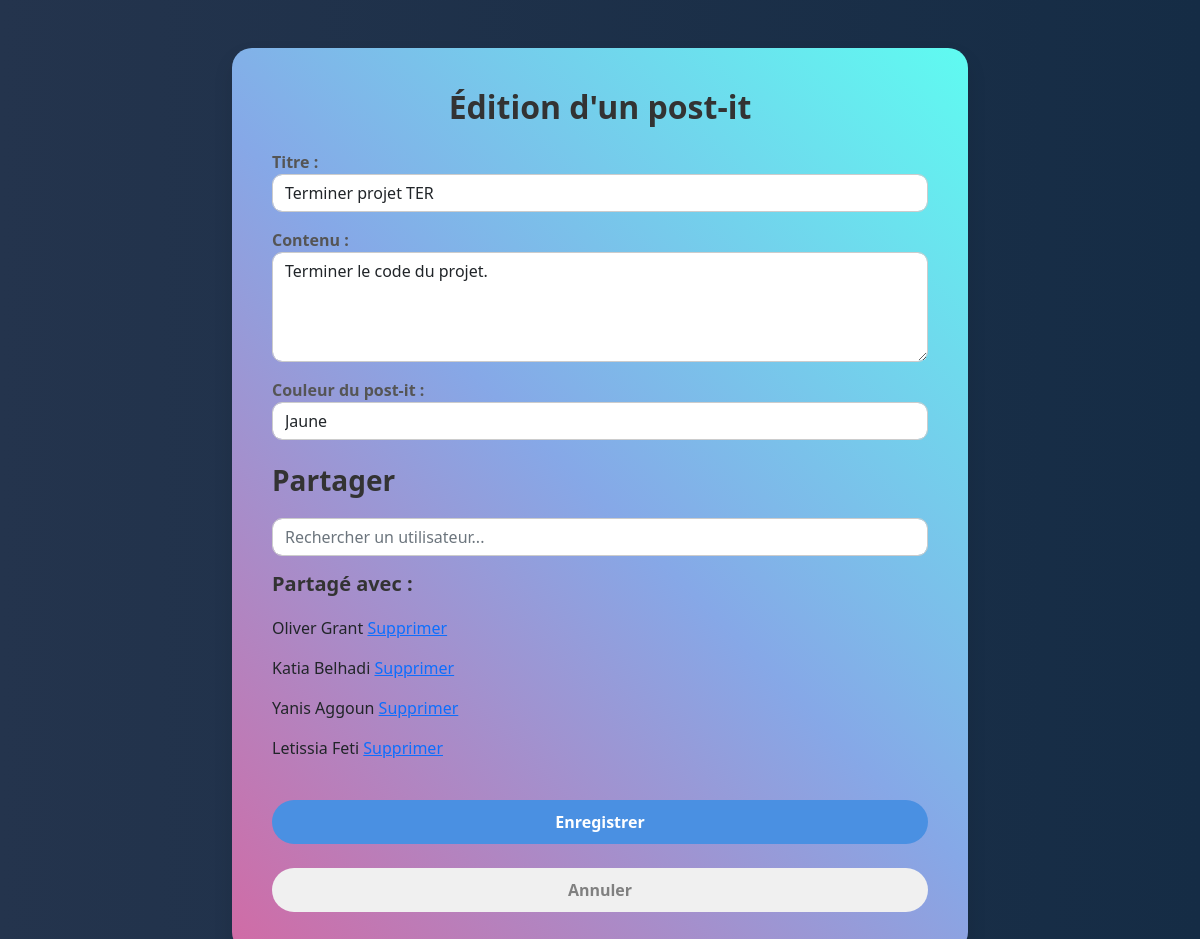
The page /creation_edition/create_postit.php?id=24 (signed in) on the database as committed earlier.
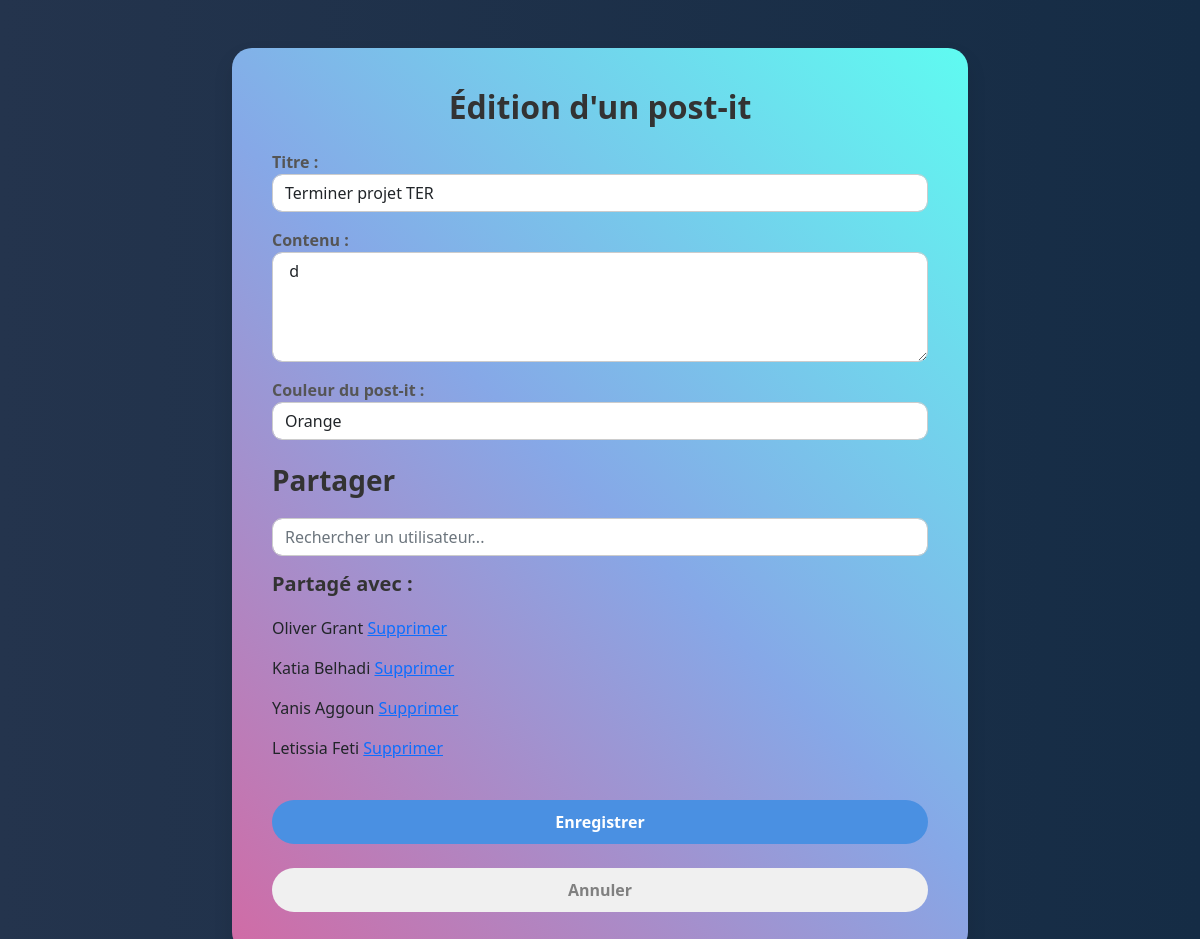
The same page on the database as committed later.
### tables this page shows
CREATE TABLE IF NOT EXISTS `post_it` (
  `id_post_it` int(11) NOT NULL AUTO_INCREMENT,
  `id_proprietaire` int(11) NOT NULL,
  `titre` varchar(150) NOT NULL,
  `contenu` varchar(250) NOT NULL,
  `date_creation` datetime NOT NULL,
  `date_modification` datetime DEFAULT NULL,
  `couleur` enum('orange','rouge','vert','bleu','jaune','rose') DEFAULT 'jaune',
  PRIMARY KEY (`id_post_it`),
  KEY `fk_post_it_utilisateur` (`id_proprietaire`)
);

### functions.php (called while the page is built, shortened)
<?php
function ConnexionDB(){
    $bdd = new PDO('mysql:host=127.0.0.1;dbname=app_post_it;charset=utf8', 'root', '');
    return $bdd;
}
function SelectInfoPostit($idPostit, $idUtilisateur) {
    $bdd = ConnexionDB();
    $infoPostit = $bdd->prepare("SELECT DISTINCT post_it.id_post_it, post_it.id_proprietaire,post_it.titre,post_it.contenu,post_it.date_creation,post_it.date_modification, utilisateur.nom, utilisateur.prenom, post_it.couleur FROM post_it JOIN utilisateur ON utilisateur.id_utilisateur = post_it.id_proprietaire LEFT JOIN post_it_partage ON post_it.id_post_it = post_it_partage.id_post_it WHERE post_it.id_post_it = ? AND (post_it.id_proprietaire = ? OR post_it_partage.id_user_partage = ?);
                                ");
    $infoPostit->execute(array($idPostit, $idUtilisateur, $idUtilisateur));
    return $infoPostit->fetch(PDO::FETCH_ASSOC);
}
function SelectUserPostitPartage($idPostit) {
    $bdd = ConnexionDB();
    $UserPartagePostit = $bdd->prepare("SELECT id_utilisateur, prenom, nom, pseudo from post_it_partage join utilisateur on utilisateur.id_utilisateur = post_it_partage.id_user_partage where id_post_it = ?");
    $UserPartagePostit->execute(array($idPostit));
    return $UserPartagePostit->fetchAll(PDO::FETCH_ASSOC);
}
?>

### creation_edition/create_postit.php (the view, shortened to what this page needs)
<?php
require_once("../functions.php");
$idPostit = null;
if (isset($_GET['id'])) {
    $idPostit = intval($_GET['id']);
    $SelectInfoPostit = SelectInfoPostit($idPostit,$_SESSION['idUser']);
    $userPostitPartage = SelectUserPostitPartage($idPostit);
}
if ($idPostit && isset($SelectInfoPostit['couleur'])) {
    $color = $SelectInfoPostit['couleur'];
}
else {
    $color = 'jaune';
}
?>
<!DOCTYPE html>
<html lang="fr">
<head>
    <link href="https://cdn.jsdelivr.net/npm/bootstrap@5.1.3/dist/css/bootstrap.min.css" rel="stylesheet">
    <link rel="stylesheet" href="https://cdnjs.cloudflare.com/ajax/libs/jqueryui/1.12.1/jquery-ui.min.css">
    <link rel="stylesheet" href="styles.css">
</head>
<body">
    <div class="container mt-5">
      <div class="row justify-content-center">
        <div class="col-sm-8">
          <div class="form-container">
          <h2 class="text-center mb-4">
            <?php
            if ($idPostit) {
                echo "Édition d'un post-it";
            }
            else {
                echo "Création d'un post-it";
            }
            ?>
            </h2>
            <form method="POST">
              <div class="form-group mb-3">
                <label>Titre :</label>
                <input class="form-control" type="text" id="title" placeholder="Max 150 caractères" name="title" value="<?= $idPostit ? htmlspecialchars($SelectInfoPostit['titre']) : '' ?>" maxlength="150">
              </div>
              <div class="form-group mb-3">
                <label>Contenu :</label>
                <textarea class="form-control" id="content" name="content" maxlength="600" rows="4" placeholder="Max 600 caractères"><?= $idPostit ? htmlspecialchars($SelectInfoPostit['contenu']) : '' ?></textarea>
              </div>
              <label for="couleur">Couleur du post-it :</label>
                <select class="form-control" name="couleur" id="couleur">
                    <?php if ($color == 'jaune') { ?>
                        <option value="jaune" selected>Jaune</option>
                    <?php }
                    else { ?>
                        <option value="jaune">Jaune</option>
                    <?php } ?>
                    <?php if ($color == 'orange') { ?>
                        <option value="orange" selected>Orange</option>
                    <?php }
                    else { ?>
                        <option value="orange">Orange</option>
                    <?php } ?>
                </select>
              <h3 class="mt-4">Partager</h3>
              <input type="text" id="search" class="form-control" placeholder="Rechercher un utilisateur...">
              <div class="selected-users mt-3">
                <h5>Partagé avec :</h5>
                <?php if (isset($_GET['id'])){ ?>
                  <?php foreach ($userPostitPartage as $user){ ?>
                    <p class="dates">
                      <?= $user['prenom'] ?> <?= $user['nom'] ?>
                      <a href="create_postit.php?id=<?= $idPostit ?>&deleteSharedUser=<?= $user['id_utilisateur']?>">Supprimer</a>
                    </p>
                  <?php }
                   } ?>
              </div>
              <button class="btn-connexion w-100 mt-4" name="save">Enregistrer</button>
            </form>
              <a href="../index.php">
                <button class="btn-cancel w-100 mt-4">Annuler</button>
              </a>
          </div>
        </div>
      </div>
    </div>
    <br>
</body>
</html>

Rows that differ between the two databases and show on the page:
changed post_it "Terminer projet TER": content "Terminer le code du projet." → "d"; couleur "Jaune" → "Orange"
